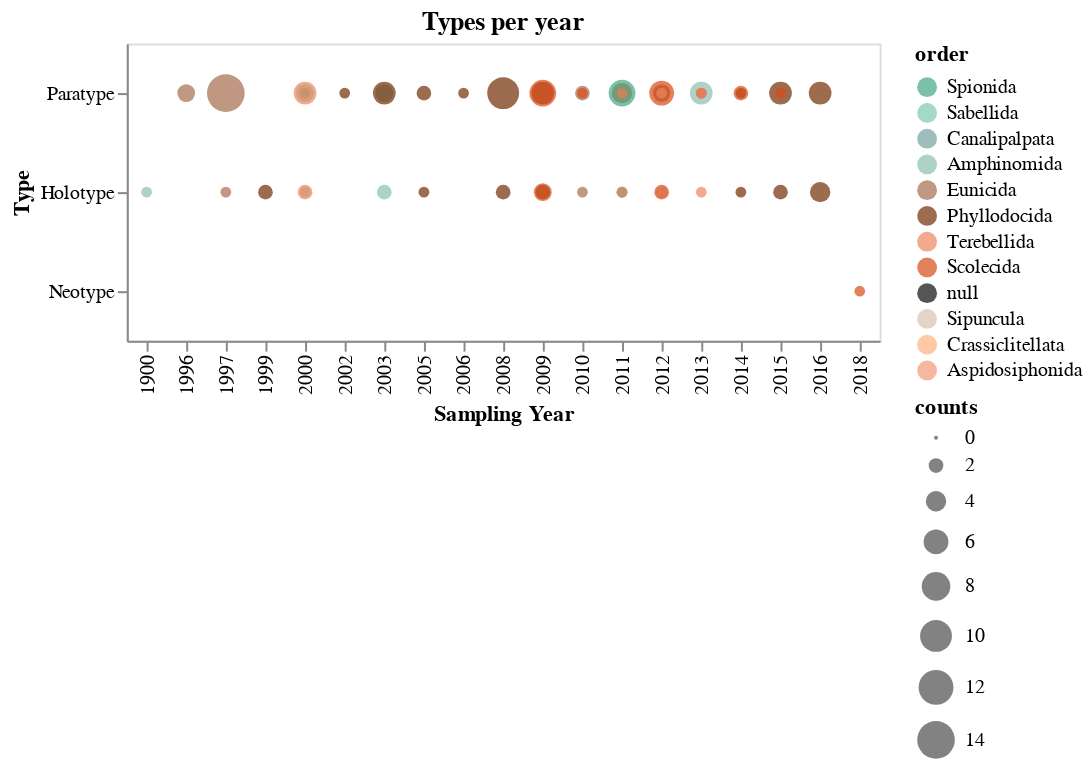

This figure's notebook cell:
### Markdown cell above
### Gráf. de Tipos

### Code cell
tipo = alt.Chart(temp, height=150, title='Types per year').mark_circle().encode(
    x = alt.X('start_year:O', title='Sampling Year'),
    y = alt.Y('type:N', title= 'Type',
              sort=alt.EncodingSortField('counts', op='sum', order='descending')),
    color= alt.Color('order', title='order',
                     scale=alt.Scale(domain=list(cores_ordem.keys()), range=list(cores_ordem.values()))), 
    size= alt.Size('counts'),
    tooltip= [alt.Tooltip('type', title='type'),
              alt.Tooltip('start_year', title='start year'),
              alt.Tooltip('counts', title='counts')]
)

tipo.save('./graphs/tipo/tipos_por_ano.html')

tipo

### Figure 1 — Vega-Lite specification as saved in the notebook (floating-point values rounded to 4 significant figures)
{"config": {"view": {"continuousWidth": 400, "continuousHeight": 300}}, "data": {"name": "data-2a48cd9929c52fcadb9497dfc8d061f6"}, "mark": "circle", "encoding": {"color": {"type": "nominal", "field": "order", "scale": {"domain": ["Spionida", "Sabellida", "Canalipalpata", "Amphinomida", "Eunicida", "Phyllodocida", "Terebellida", "Scolecida", NaN, "Sipuncula", "Crassiclitellata", "Aspidosiphonida"], "range": ["#41A681", "#7ACAAB", "#78a1a1", "#8ABFB0", "#A66C4B", "#732C02", "#ed845e", "#D94B18", "#0D0D0D", "#D9C2AD", "#FFB27C", "#F29877"]}, "title": "order"}, "size": {"type": "quantitative", "field": "counts"}, "tooltip": [{"type": "nominal", "field": "type", "title": "type"}, {"type": "quantitative", "field": "start_year", "title": "start year"}, {"type": "quantitative", "field": "counts", "title": "counts"}], "x": {"type": "ordinal", "field": "start_year", "title": "Sampling Year"}, "y": {"type": "nominal", "field": "type", "sort": {"field": "counts", "op": "sum", "order": "descending"}, "title": "Type"}}, "height": 150, "title": "Types per year", "$schema": "https://vega.github.io/schema/vega-lite/v4.8.1.json", "datasets": {"data-2a48cd9929c52fcadb9497dfc8d061f6": [{"type": "Holotype", "start_year": 1900.0, "order": "Amphinomida", "counts": 1}, {"type": "Holotype", "start_year": 1997.0, "order": "Eunicida", "counts": 1}, {"type": "Holotype", "start_year": 1999.0, "order": "Phyllodocida", "counts": 2}, {"type": "Holotype", "start_year": 2000.0, "order": "Sabellida", "counts": 1}, {"type": "Holotype", "start_year": 2000.0, "order": "Terebellida", "counts": 2}, {"type": "Holotype", "start_year": 2003.0, "order": "Amphinomida", "counts": 2}, {"type": "Holotype", "start_year": 2005.0, "order": "Phyllodocida", "counts": 1}, {"type": "Holotype", "start_year": 2008.0, "order": "Phyllodocida", "counts": 2}, {"type": "Holotype", "start_year": 2009.0, "order": "Phyllodocida", "counts": 2}, {"type": "Holotype", "start_year": 2009.0, "order": "Scolecida", "counts": 3}, {"type": "Holotype", "start_year": 2010.0, "order": "Eunicida", "counts": 1}, {"type": "Holotype", "start_year": 2011.0, "order": "Amphinomida", "counts": 1}, {"type": "Holotype", "start_year": 2011.0, "order": "Spionida", "counts": 1}, {"type": "Holotype", "start_year": 2011.0, "order": "Terebellida", "counts": 1}, {"type": "Holotype", "start_year": 2012.0, "order": "Phyllodocida", "counts": 1}, {"type": "Holotype", "start_year": 2012.0, "order": "Scolecida", "counts": 2}, {"type": "Holotype", "start_year": 2012.0, "order": "Terebellida", "counts": 1}, {"type": "Holotype", "start_year": 2013.0, "order": "Terebellida", "counts": 1}, {"type": "Holotype", "start_year": 2014.0, "order": "Phyllodocida", "counts": 1}, {"type": "Holotype", "start_year": 2015.0, "order": "Phyllodocida", "counts": 2}, {"type": "Holotype", "start_year": 2016.0, "order": "Phyllodocida", "counts": 4}, {"type": "Neotype", "start_year": 2018.0, "order": "Scolecida", "counts": 1}, {"type": "Paratype", "start_year": 1996.0, "order": "Eunicida", "counts": 3}, {"type": "Paratype", "start_year": 1997.0, "order": "Eunicida", "counts": 14}, {"type": "Paratype", "start_year": 2000.0, "order": "Phyllodocida", "counts": 1}, {"type": "Paratype", "start_year": 2000.0, "order": "Sabellida", "counts": 3}, {"type": "Paratype", "start_year": 2000.0, "order": "Terebellida", "counts": 5}, {"type": "Paratype", "start_year": 2002.0, "order": "Phyllodocida", "counts": 1}, {"type": "Paratype", "start_year": 2003.0, "order": "Amphinomida", "counts": 3}, {"type": "Paratype", "start_year": 2003.0, "order": "Phyllodocida", "counts": 5}, {"type": "Paratype", "start_year": 2005.0, "order": "Phyllodocida", "counts": 2}, {"type": "Paratype", "start_year": 2006.0, "order": "Phyllodocida", "counts": 1}, {"type": "Paratype", "start_year": 2008.0, "order": "Phyllodocida", "counts": 10}, {"type": "Paratype", "start_year": 2009.0, "order": "Phyllodocida", "counts": 5}, {"type": "Paratype", "start_year": 2009.0, "order": "Scolecida", "counts": 7}, {"type": "Paratype", "start_year": 2010.0, "order": "Eunicida", "counts": 2}, {"type": "Paratype", "start_year": 2010.0, "order": "Scolecida", "counts": 1}, {"type": "Paratype", "start_year": 2011.0, "order": "Amphinomida", "counts": 1}, {"type": "Paratype", "start_year": 2011.0, "order": "Eunicida", "counts": 1}, {"type": "Paratype", "start_year": 2011.0, "order": "Phyllodocida", "counts": 1}, {"type": "Paratype", "start_year": 2011.0, "order": "Scolecida", "counts": 4}, {"type": "Paratype", "start_year": 2011.0, "order": "Spionida", "counts": 7}, {"type": "Paratype", "start_year": 2011.0, "order": "Terebellida", "counts": 1}, {"type": "Paratype", "start_year": 2012.0, "order": "Amphinomida", "counts": 2}, {"type": "Paratype", "start_year": 2012.0, "order": "Eunicida", "counts": 3}, {"type": "Paratype", "start_year": 2012.0, "order": "Scolecida", "counts": 6}, {"type": "Paratype", "start_year": 2012.0, "order": "Terebellida", "counts": 1}, {"type": "Paratype", "start_year": 2013.0, "order": "Amphinomida", "counts": 5}, {"type": "Paratype", "start_year": 2013.0, "order": "Scolecida", "counts": 1}, {"type": "Paratype", "start_year": 2013.0, "order": "Terebellida", "counts": 1}, {"type": "Paratype", "start_year": 2014.0, "order": "Phyllodocida", "counts": 1}, {"type": "Paratype", "start_year": 2014.0, "order": "Scolecida", "counts": 2}, {"type": "Paratype", "start_year": 2015.0, "order": "Phyllodocida", "counts": 5}, {"type": "Paratype", "start_year": 2015.0, "order": "Scolecida", "counts": 1}, {"type": "Paratype", "start_year": 2016.0, "order": "Phyllodocida", "counts": 5}]}}
